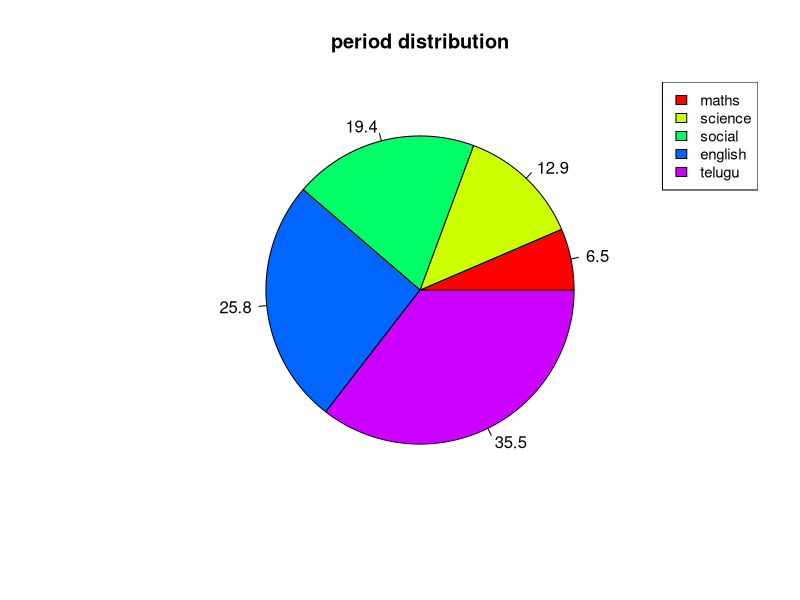

This chart was generated by the following R code:
data<-c(10,20,30,40,55)
labels<-c("maths","science","social","english","telugu")
png(file="piechart3.jpg")
pie_percent<-round(100*data/sum(data),1)
pie(data,labels = pie_percent,main = "period distribution",col = rainbow(length(data)))
legend("topright",c(labels),cex=0.9,fill = rainbow(length(data)))
dev.off()